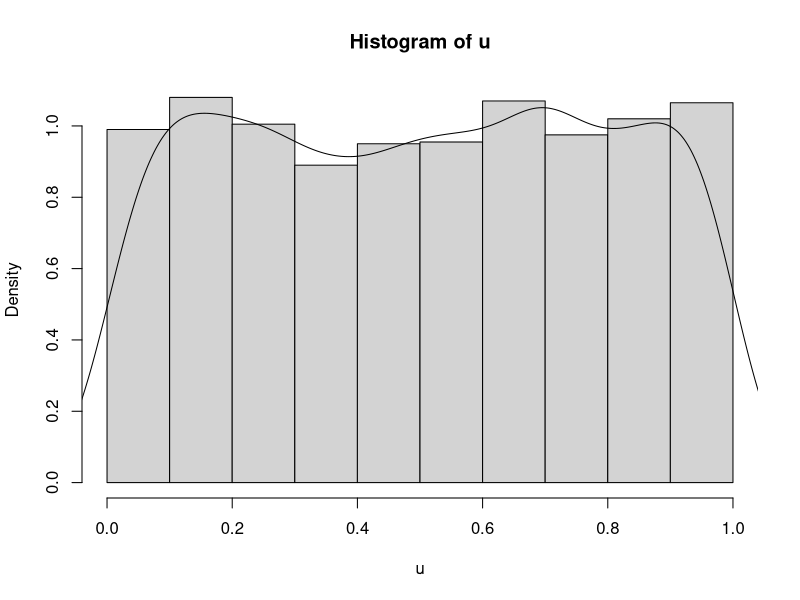
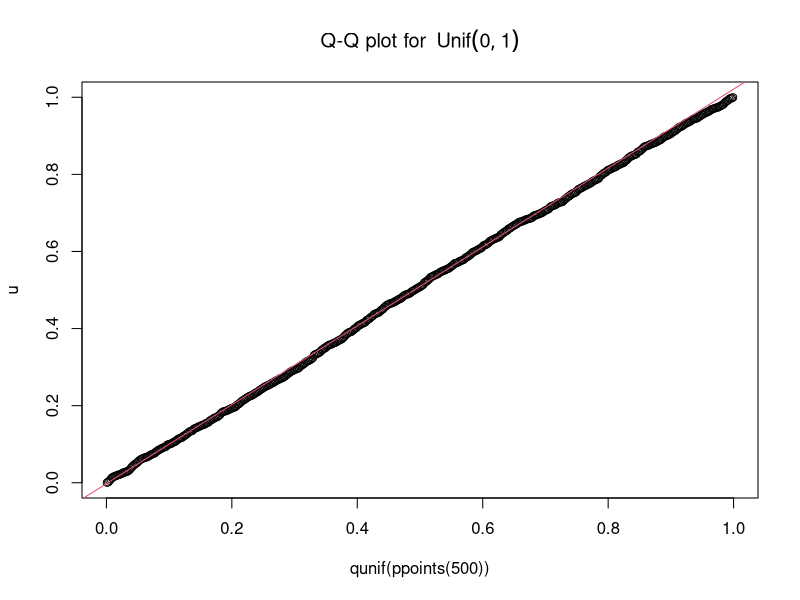
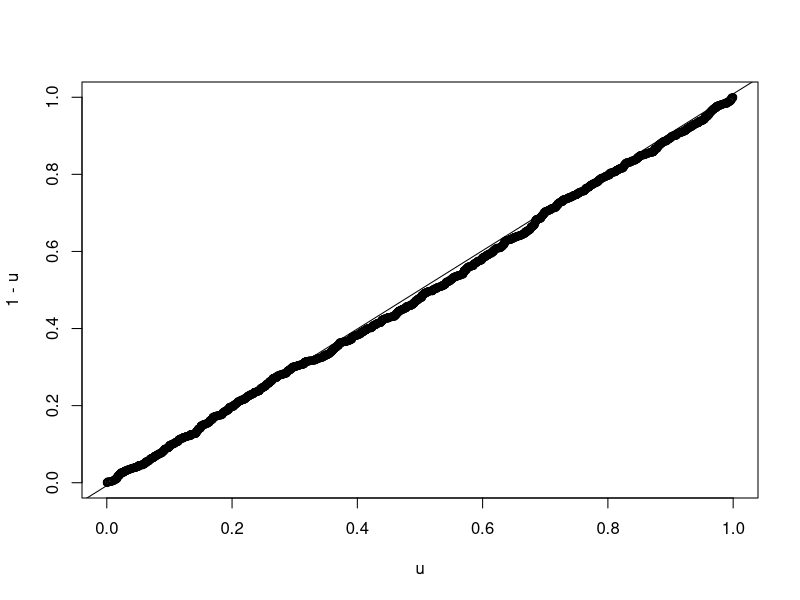
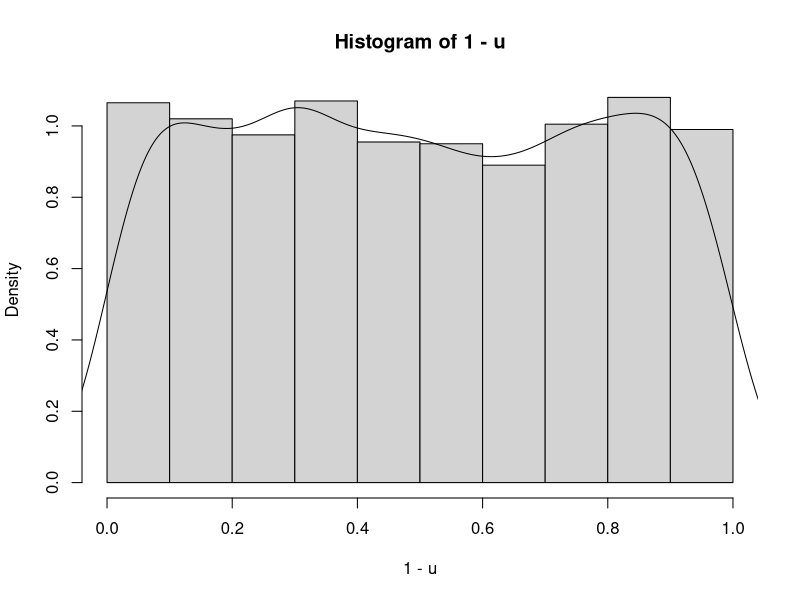
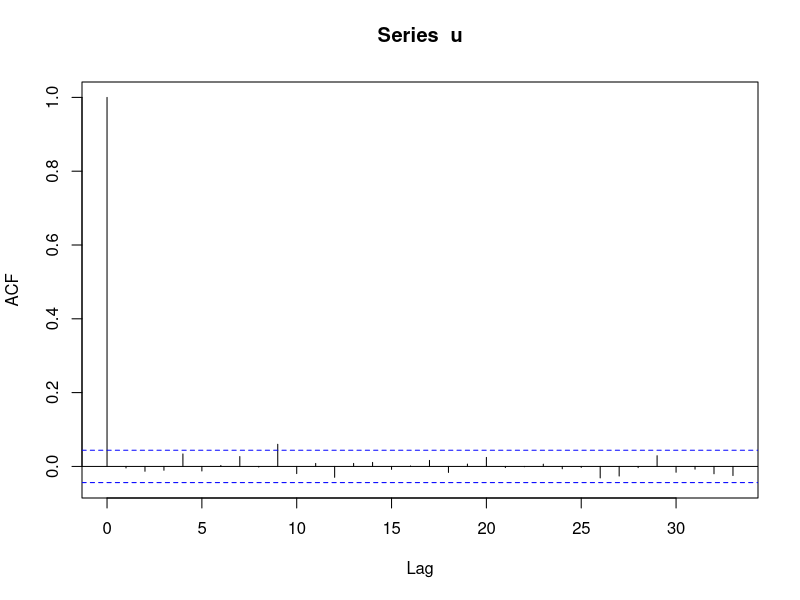
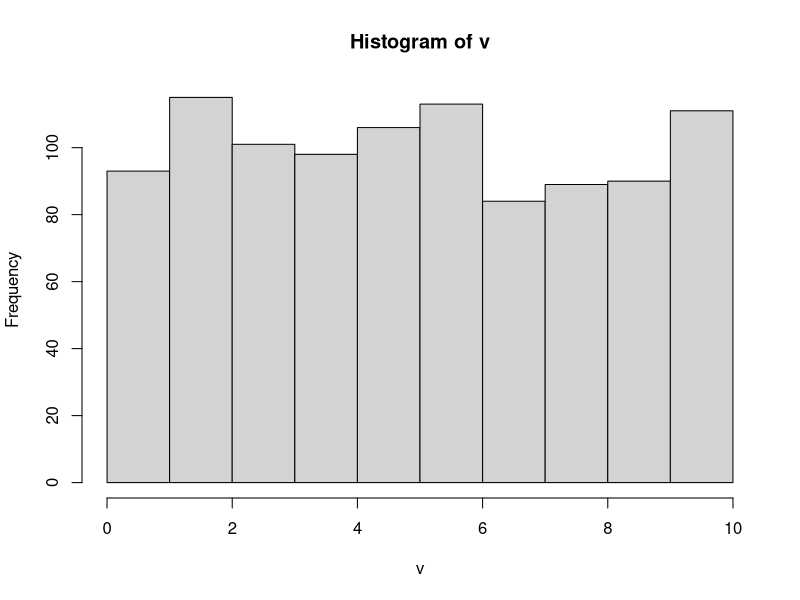
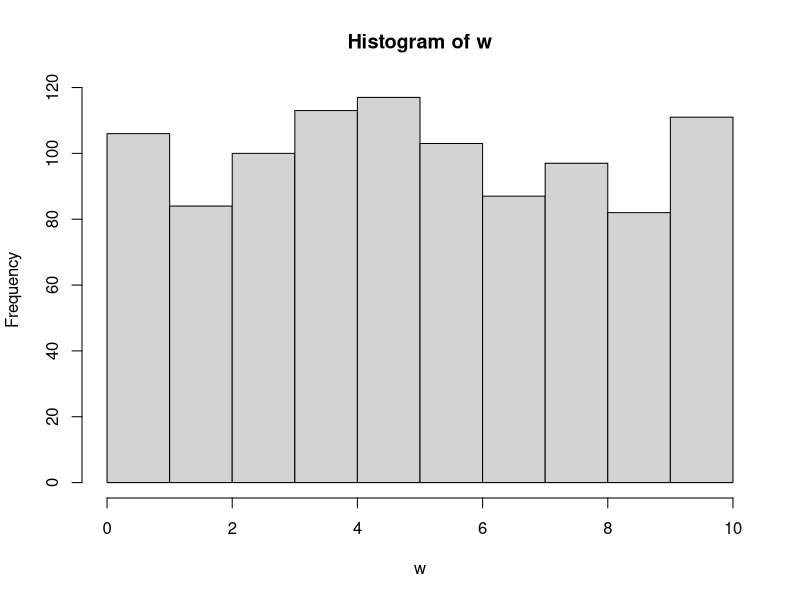
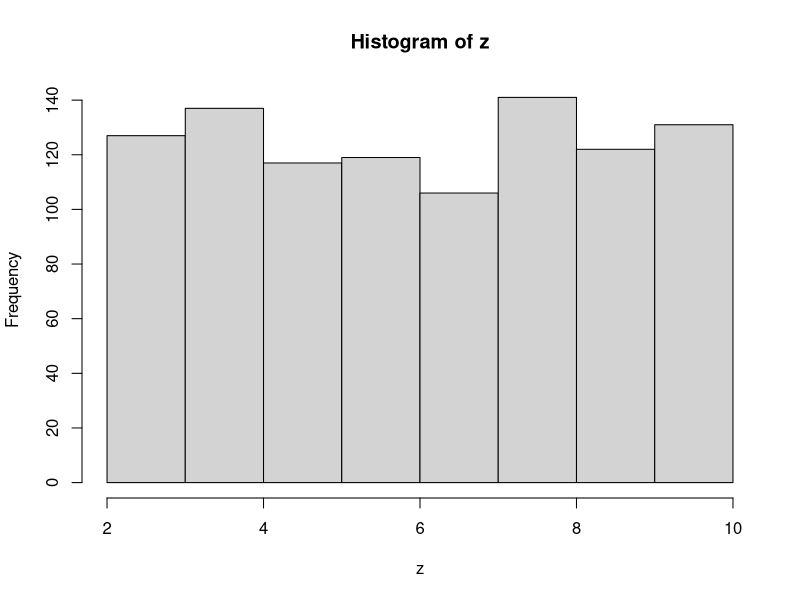

The R script that drew these images, in order:
## ---- chunk 1
knitr::opts_chunk$set(echo = TRUE)
## ---- chunk 2

u = runif(2000)

#par(mfrow=c(1,2))
hist(u, probability=TRUE)
lines(density(u), xlim=c(0,1))
#par(mfrow=c(1,1))

## Q-Q plot for `runif` data against true theoretical distribution:
qqplot(qunif(ppoints(500)), u,
      main = expression("Q-Q plot for" ~~ {Unif(0,1)}))
qqline(u, distribution = qunif,
      prob = c(0.1, 0.6), col = 2)


qqplot(u,1-u)
qqline(u, distribution = qunif)

hist(1-u, probability = TRUE) ## also follows a uniform dist
lines(density(1-u), xlim=c(0,1))

acf(u) ## autocorrelation of random number generation

## ---- chunk 3
v = 10 * runif(1000, 0, 1) ## v ~ unif(0, 10)
hist(v)

w = runif(1000, 0, 10) ## unif(0, 10)
hist(w)


## z = unif(0,8) + 8
z = runif(1000, 0, 8) + 2 ## v ~ unif(2, 10)
hist(z)
## ---- chunk 4
N = 10^4
u = runif(N)

fInv = function(u){
  (-1/5) * log(u) ## or log(1-u)
}

outSamples = fInv(u)


hist(outSamples, probability = TRUE)
lines(x = ppoints(200), y = dexp(x = ppoints(200), rate = 5), 
      col = "blue")
hist(rexp(n = N, rate = 5), probability = TRUE)
lines(x = ppoints(200), y = dexp(x = ppoints(200), rate = 5), 
      col = "blue")



qqplot(qunif(ppoints(500)), outSamples,
      main = expression("Q-Q plot for" ~~ {Exp(5)}))
qqline(outSamples, distribution = qexp,
      prob = c(0.1, 0.9), col = 2)



## ---- chunk 5

n = 1000

U =runif(n)

a = 3
b = 2

X = b*(1-U)^(-1/a)

hist(X, probability = TRUE, breaks = 25, xlim =c(0, 45),main = "Inverse Transform: Pareto(3,2)")

pareto = function(x){(a*(b^a)/x^(a+1))}
curve(pareto(x), from = 0, to = 40, add = TRUE, col = "blue")

plot(density(X), main = "Density Plot of Inverse Transform: Pareto(3, 2)")
curve(pareto(x), from = 0, to = 40, add = TRUE, col = "blue")


## ---- chunk 6
cdf = c(0.0, 0.1, 0.3, 0.5, 0.7, 1.0)
results = numeric(length = 1000) ## creates a vector of zeros
u = runif(1000)
for(i in 2:6){
    ind = (cdf[i-1] < u) & (u <= cdf[i])
    results[ind] <- (i-2)
}

table(results) / 1000


hist(results, probability = TRUE)

## ---- chunk 7
## Accept-Reject
M = 1.5
X = rep(x = NA, 5) ## create a vector of length 5 of NAs
set.seed(123)
f <- function(x){ 6*x*(1 - x)} ## pdf of Beta(2,2)
g <- function(x){ 1 } ## pdf of Unif(0,1) is just 1

for(i in 1:5){
  print(paste("Run: ", i))
  u = runif(1)
  print(u)
  y = runif(1)
  print(y)
  accept <- u <= f(y)/(M* g(y))
  print(paste("Accept? ", accept))
  if(accept){
    X[i] <- y
  }
  
}

print(X)



## ---- chunk 8
X = rep(NA, 10000)
M = 1.5
i = 0 ## index set to start at 0
while(sum(is.na(X))){
  U = runif(1)
  Y = runif(1)
  accept <- U <= f(Y)/(M*g(Y))
  #print(paste("Accept? ", accept))
  if(accept){
    i = i+1 ## update the index
    X[i] <- Y
  }
}


hist(X, xlab = "X", main = "Beta(2,2) from Accept-Reject algorithm", 
     probability = TRUE)
beta <- function(x) 6*x*(1-x)
curve(expr = beta, from = 0, to = 1, add = TRUE)

## ---- chunk 9

par(mfrow=c(1,2))
curve(expr = beta, from = 0, to = 1, 
      xlim = c(-0.5, 1.5), ylim = c(0,2),
      main = "Beta(2,2) Density with Unif(0,1)",
      xlab = "x", ylab = "density")

x = seq(from = -1, to = 2, by = 0.01)
Unif1 = function(x){ ifelse(x >= 0 & x <= 1, 1, 0) }
polygon(x, Unif1(x), lty = 9)


curve(expr = beta, from = 0, to = 1, 
      xlim = c(-0.2, 1.2), ylim = c(0,2),
      main = "Beta(2,2) with M*Unif(0,1)",
      xlab = "x", ylab = "density")

Unif2 = function(x){ ifelse(x >= 0 & x <= 1, 1*M, 0) }
polygon(x, Unif2(x), lty = 2)

#abline(h = 1.5, col = "red")
par(mfrow=c(1,1))


## ---- chunk 10
N = 10000
U = runif(N)
Y = runif(N)
M = 1.5

f <- function(x){ 6*x*(1 - x)} ## pdf of Beta(2,2)
g <- function(x){ 1 } ## pdf of Unif(0,1) is just 1

accept <- U*M < f(Y)/(g(Y))

mean(accept) ## acceptance rate
print(1/M) ## probability of acceptance

plot(Y, U*M, col = as.numeric(accept)+3, 
     xlim = c(-0.2, 1.2), ylim = c(0,2),
     main = "Accept-Reject with M = 1.5")



curve(expr = beta, from = 0, to = 1, 
      xlim = c(-0.5, 1.5), ylim = c(0,2),
      main = "Beta(2,2) with M*Unif(0,1)",
      xlab = "x", ylab = "density", add = TRUE,
      lwd = 4)

Unif2 = function(x){ ifelse(x >= 0 & x <= 1, 1*M, 0) }
polygon(x, Unif2(x), lty = 2, lwd = 2)

## ---- chunk 11
## let's simulate 10,000 samples from bin(n=10, p = 0.3)
N = 10000
n = 10
p = 0.3
x = as.numeric(runif(n = (n*N)) <= p) ## convert bools to 1 and 0
m = matrix(data = x, nrow = N, ncol = n)
Binom_samples = rowSums(m) 

par(mfrow = c(1,2))
hist(Binom_samples, probability = TRUE, main = "Binom(10,0.3) from Unif(0,1)", 
     col = "blue")
hist(rbinom(n = N, size = n, prob = p), probability = TRUE, main = "rbinom(10,0.3)",
     col = "cyan")
par(mfrow=c(1,1))



## ---- chunk 12

N = 1000

Z = rnorm(n = 2*N, mean = 0, sd = 1)
Z = matrix(data = Z, nrow = N, ncol = 2)

transfromation <- function(vec){
  R = sqrt(sum(vec^2))
  #R = sqrt(vec[1]^2 + vec[2]^2)
  return(R)
}


R_Out = apply(X = Z, MARGIN = 1, FUN = transfromation)

hist(R_Out)

## compare with Rayleigh {VGAM}	

sqrt(pi/2) ## theoretical mean
mean(R_Out) ## calculated mean

